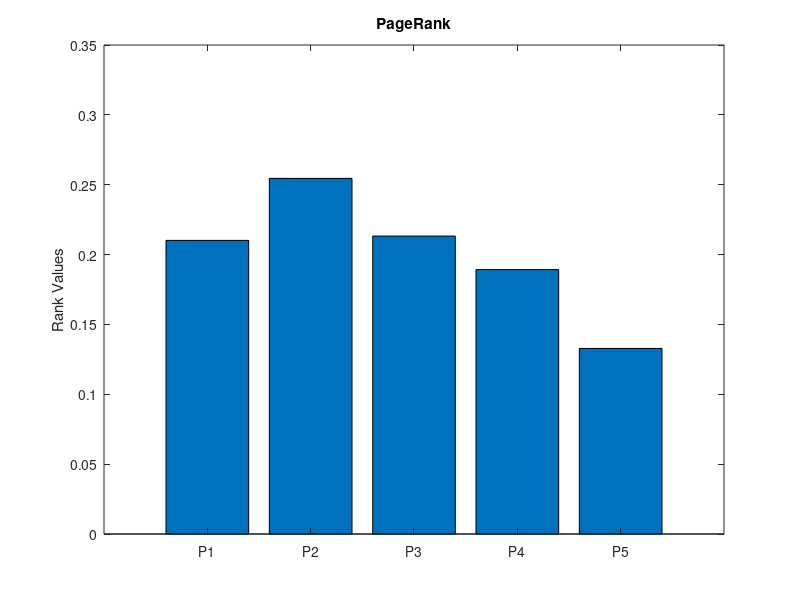

Write the MATLAB code that produced this figure.
%Google.m
%Example of Ranking Webpages using PageRank
%Written by Kenny Nakazawa
%Based off directed graph in [Govan et al. 2008]


N=5;

H = [0 0 1/3 1/3 1/3;0 0 0 0 0; 0 1 0 0 0;1/2 0 1/2 0 0; 1/2 0 0 1/2 0]

%Initial ranking, equal importance to all
z0=zeros(N,1)';
for i=1:N
    z0(i)=1/N;
end
z0

%Make H stochastic, all entries in a row are non-negative
%and add to 1. Fix dangling nodes, rows of H that are all 0.
S=H;
for i=1:length(S)
    if S(i,:) == zeros(length(S),1)'
        S(i,:) = ones(length(S),1)'*1./length(S);
    end
end

S

%Make S irreducible and create google matrix G
v = [1/5 1/5 1/5 1/5 1/5] %Personalization vector
e = ones(length(v),1)
E = e*v

a = 0.85 %"a" is the significance of the hyperlink structure of the 
%internet (represented by the matrix S) in the ranking process

G = a*S + (1-a)*E %make G stochastic and irreducible

%Use Perron-Frobenius Theorem to solve lim (k-->inf) z0*G^k
%(G')^k*z0 = dominant eigenvalue^k * c(1) * corresponding eigenvector 
%Recall z0 = v*c (z0 = c(1)v1 + c(2)v2+...+c(n)vn
%By PFT, the dominant eigenvector is 1.
%so (G')^k*z0 = c(1) * v1
[v l] = eig(G');
c = v\z0';
pi = c(1)*v(:,1);


PageRankValues = abs(pi)
[values webpage_ranking_high_to_low]=sort(PageRankValues,'descend');
webpage_ranking_high_to_low


%Plot Figure
x=1:5;
figure
bar(x,PageRankValues)
set(gca, 'XTick',1:5, 'XTickLabel',{'P1', 'P2', 'P3', 'P4', 'P5'})
ylabel('Rank Values')
title('PageRank')

